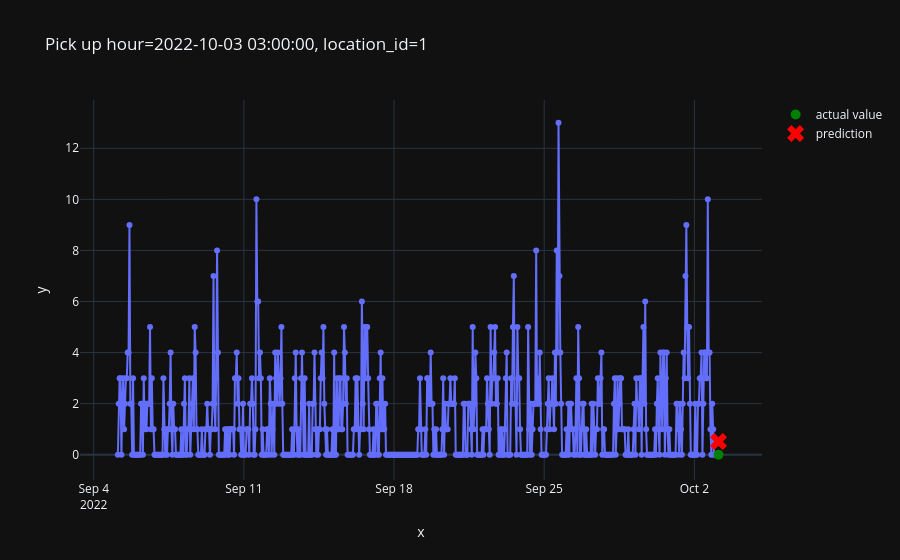

Notebook cell for this chart:
### Code cell
from src.plot import plot_one_sample

plot_one_sample(
    example_id=2979,
    features=X_test,
    targets=y_test,
    predictions=pd.Series(predictions)
)

### Figure 1 — Plotly figure (JSON) as saved in the notebook; plotly's stock layout.template omitted (floating-point values rounded to 4 significant figures; data arrays with more than 128 entries replaced by an {"elided": "..."} marker saying what was removed)
{"data": [{"hovertemplate": "x=%{x}<br>y=%{y}<extra></extra>", "legendgroup": "", "line": {"color": "#636efa", "dash": "solid"}, "marker": {"symbol": "circle"}, "mode": "lines+markers", "name": "", "orientation": "v", "showlegend": false, "type": "scatter", "x": {"elided": "673 str values"}, "xaxis": "x", "y": {"elided": "673 int values"}, "yaxis": "y"}, {"line": {"color": "green"}, "marker": {"size": 10}, "mode": "markers", "name": "actual value", "type": "scatter", "x": ["2022-10-03T03:00:00"], "y": [0]}, {"line": {"color": "red"}, "marker": {"size": 15, "symbol": "x"}, "mode": "markers", "name": "prediction", "type": "scatter", "x": ["2022-10-03T03:00:00"], "y": [0.5167]}], "layout": {"legend": {"tracegroupgap": 0}, "title": {"text": "Pick up hour=2022-10-03 03:00:00, location_id=1"}, "xaxis": {"anchor": "y", "domain": [0, 1], "title": {"text": "x"}}, "yaxis": {"anchor": "x", "domain": [0, 1], "title": {"text": "y"}}}}
